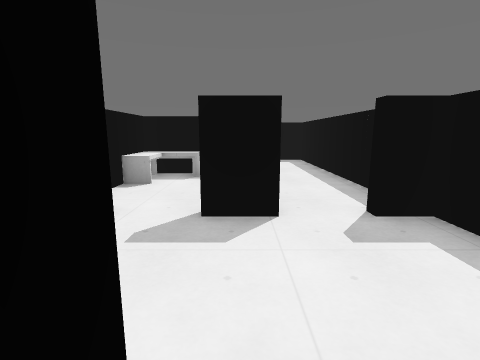
View 1 (above)

17 first-person views from a walk through a 3-D level made in the Godot game engine. The camera is 1.4 m above the floor, tilts 10° down and sees 85° across. The floor is counted in squares, 1 m on a side. Each view is taken from the middle of a square. On the plan, view 1 faces up. The plan holds only what a view shows up to about 13 squares ahead; the rest is blank. The place goes on beyond the plan. Characters and animated objects are not drawn. Surface patterns are stand-ins for the level's own textures.

View 2
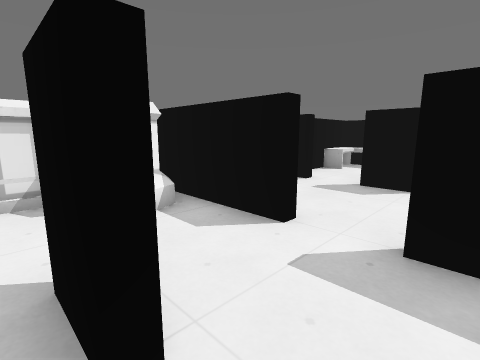

View 3
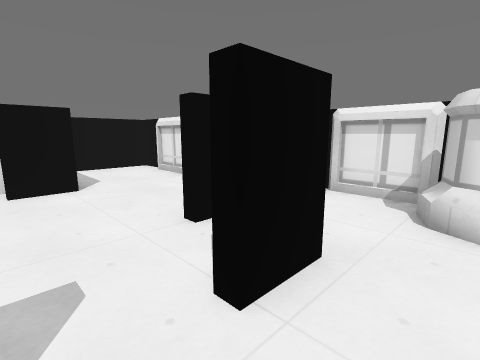

View 4
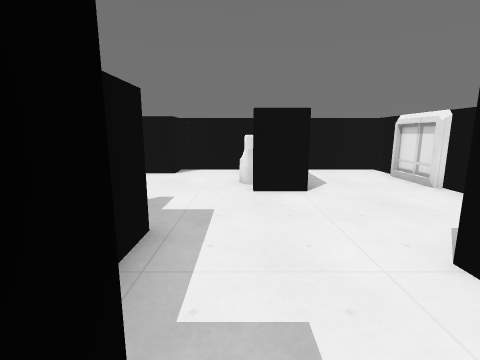

View 5
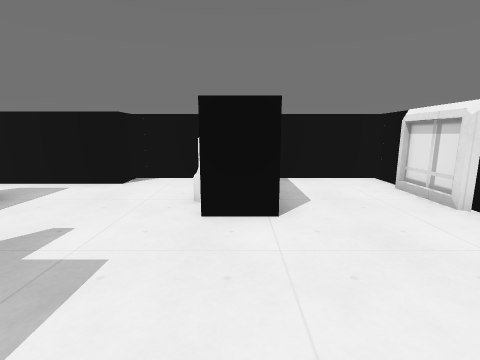

View 6
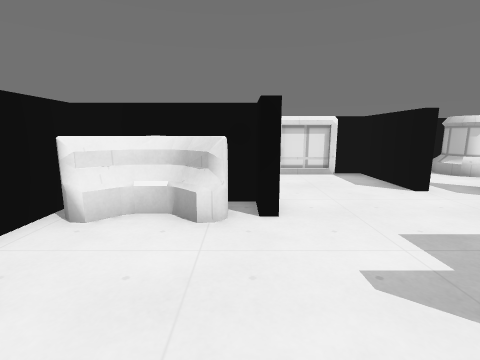

View 7
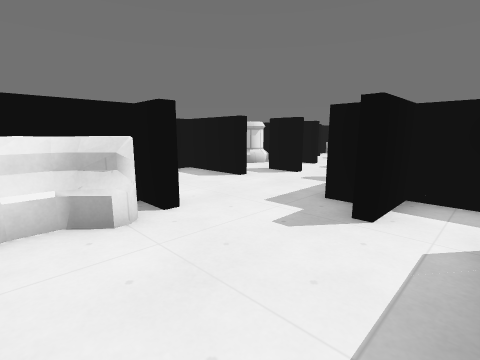

View 8
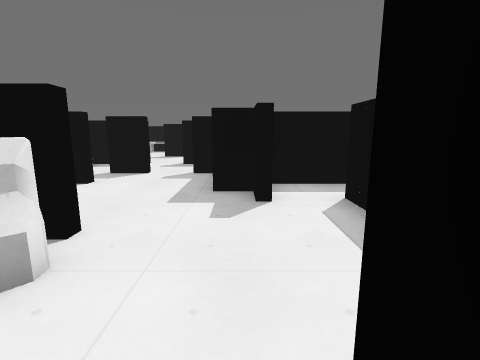

View 9
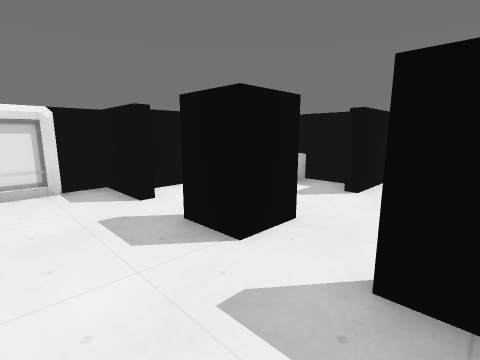

View 10
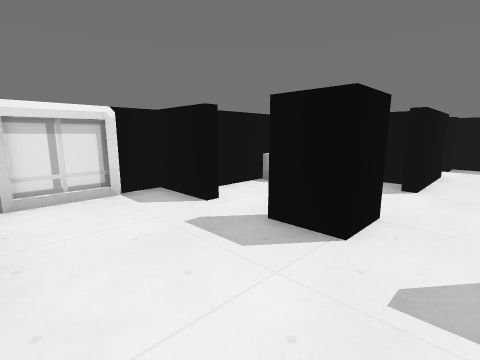

View 11
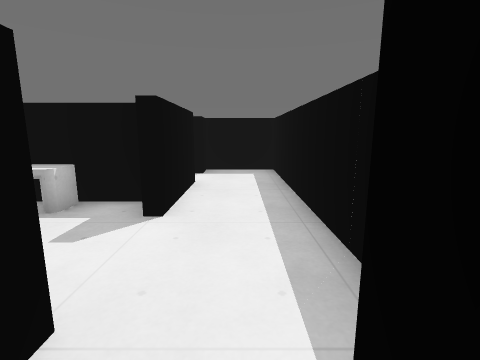

View 12
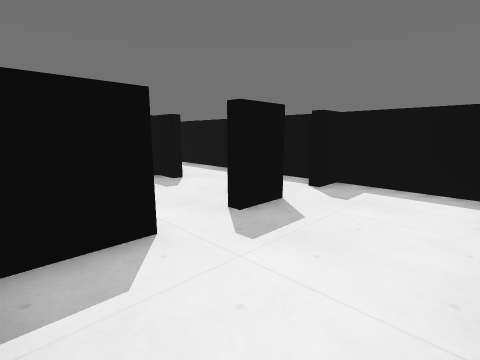

View 13
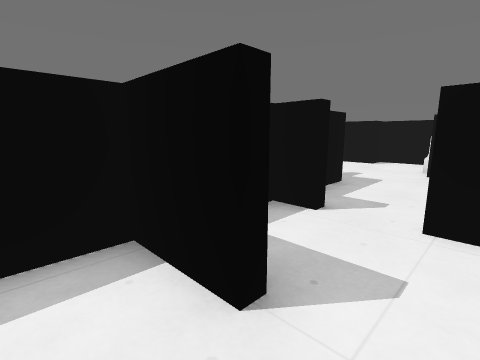

View 14
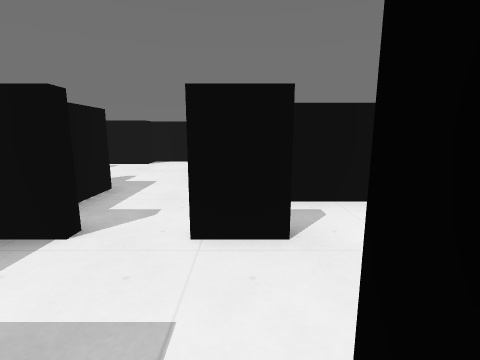

View 15
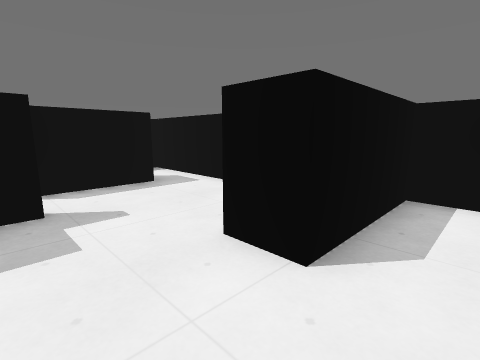

View 16
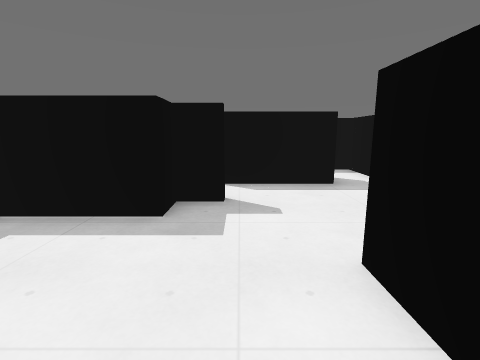

View 17
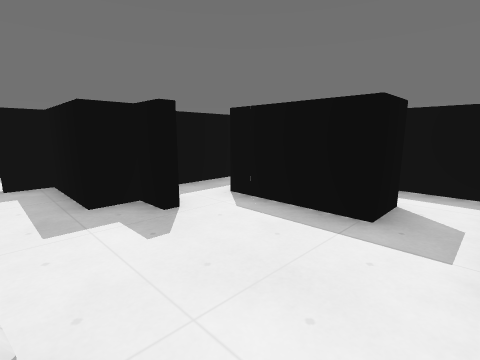

### Floor plan
Ten units are one square. View 1 is at (0, 0); x grows to the right and y downward. Boxes are objects, and circles mark ways between rooms. Rooms are numbered by the first view taken in them; rooms with no view inside come last. Other rooms are left out.
<svg viewBox="-49 -148 147 276">
<path fill="none" stroke="#000" d="M2 83 17 83 17 87 7 87 7 123 43 123 43 113 74 113M20 93 13 101M18 93 13 98M20 96 15 101M13 111 20 118M-33 80 -33 89M-33 59 -33 76M-31 89 -31 105M-8 23 7 23 7 27 -8 27M-28 43 -3 43 -3 47 -33 47M-33 90 -33 106M78 97 63 97 63 62M80 47 47 47 47 67 43 67 43 57 33 57 33 27 23 27 23 23 34 23M-33 111 -33 123 3 123 3 96M19 -3 12 -3M-26 9 -28 14 -33 17M-43 20 -43 39M-3 -8 -3 -3 -44 -3M15 98 13 102 13 111M13 109 15 113M-31 59 -31 76M7 -58 7 -46M8 -43 -7 -43 -7 -48M-23 -48 -23 -43 -43 -43 -43 -12M33 -51 33 -143 7 -143 7 -133M-33 -72 -33 -51M33 -13 33 -43 23 -43 23 -48M7 -118 7 -83 3 -83 3 -93 -5 -93M74 113 93 113 93 92"/>
<rect x="-35" y="-95" width="30" height="20" fill="#bbb"><title>desk</title></rect>
<circle cx="5" cy="0" r="3" fill="#2a7"/>
<circle cx="70" cy="105" r="3" fill="#2a7"/>
<text x="20" y="70">1</text>
<text x="0" y="-60">2</text>
<text x="80" y="90">3</text>
</svg>
Room 1 opens to room 2. Room 1 opens to room 3.

Where each view was taken, in squares from view 1:
view 1: 0 up, 0 right, facing up
view 2: 3 down, 2 right, facing up-left
view 3: 1 down, 2 right, facing down-left
view 4: 2 down, 2 right, facing down
view 5: 4 down, 1 right, facing down
view 6: 9 down, 6 right, facing left
view 7: 11 down, 6 right, facing up-left
view 8: 12 down, 4 right, facing up
view 9: 2 up, 3 right, facing up-left
view 10: 1 up, 2 right, facing up-left
view 11: 4 up, 2 right, facing up
view 12: 1 up, 4 left, facing up-right
view 13: 2 up, 0 right, facing down-right
view 14: 1 up, 0 right, facing down
view 15: 6 down, 1 left, facing down-right
view 16: 7 down, 1 left, facing right
view 17: 11 down, 2 right, facing up-right
